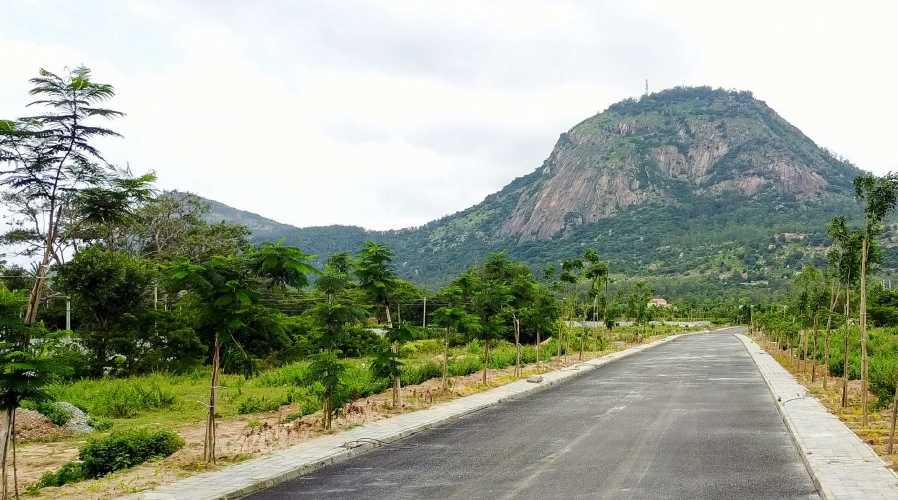
#> input picture Task1/Blur/Input.jpg, 898 x 500 px, found by its file name
$ python Blur.py
#> lines starting #> are read from the running program, lines starting #| are printed output that depends on the picture
# Harshit Nagpal 2021B5PS2792P

import numpy as np
import matplotlib.pyplot as plt
from PIL import Image, ImageOps


def Blur(name, mode):
#> called with name = 'Input.jpg', mode = 'L'
    img = np.array(Image.open(name).convert(mode))
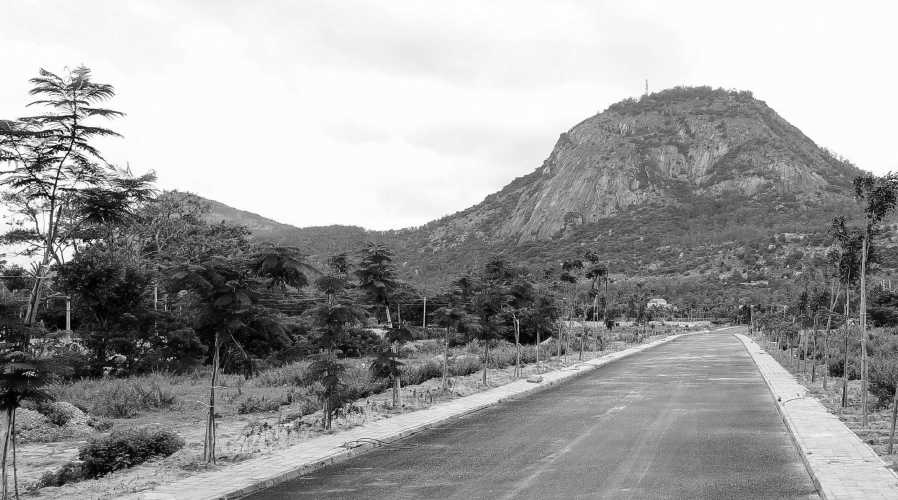
#> img: shape (500, 898); min 0, max 255, mean 158.3
    x, y = img.shape
#> x = 500; y = 898
    # element of image to find out the avg of all (9) pixels
    element_image = np.empty((3, 3))

    kernel = np.array([[1, 2, 1], [2, 4, 2], [1, 2, 1]]) * \
        1/16  # Gaussian Blur kernel

    final_img = np.empty((x-2, y-2))  # new image data initialization

    for i in range(1, x-2):  # left last and first row to prevent out of bounds error

        for j in range(1, y-2):
            Value = []

            # slices 3x3 square for particular R,B,G value
            element_image = img[i-1:i+2, j-1:j+2]

            # append all three RBG values together

            # replaces it to the particular location
            final_img[i, j] = round(np.sum(kernel*element_image))
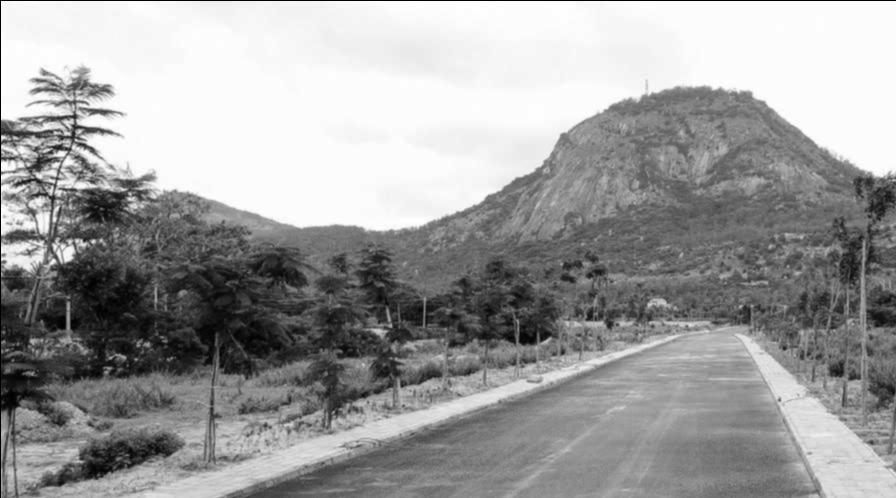
#> final_img: shape (498, 896) float64; min 0, max 255, mean 157.7

    return final_img


if __name__ == '__main__':
    final_img = Blur("Input.jpg", "L")
    path = 'Output_Blurred.jpg'
    im = Image.fromarray((final_img).astype(np.uint8))
    im.save(path)
